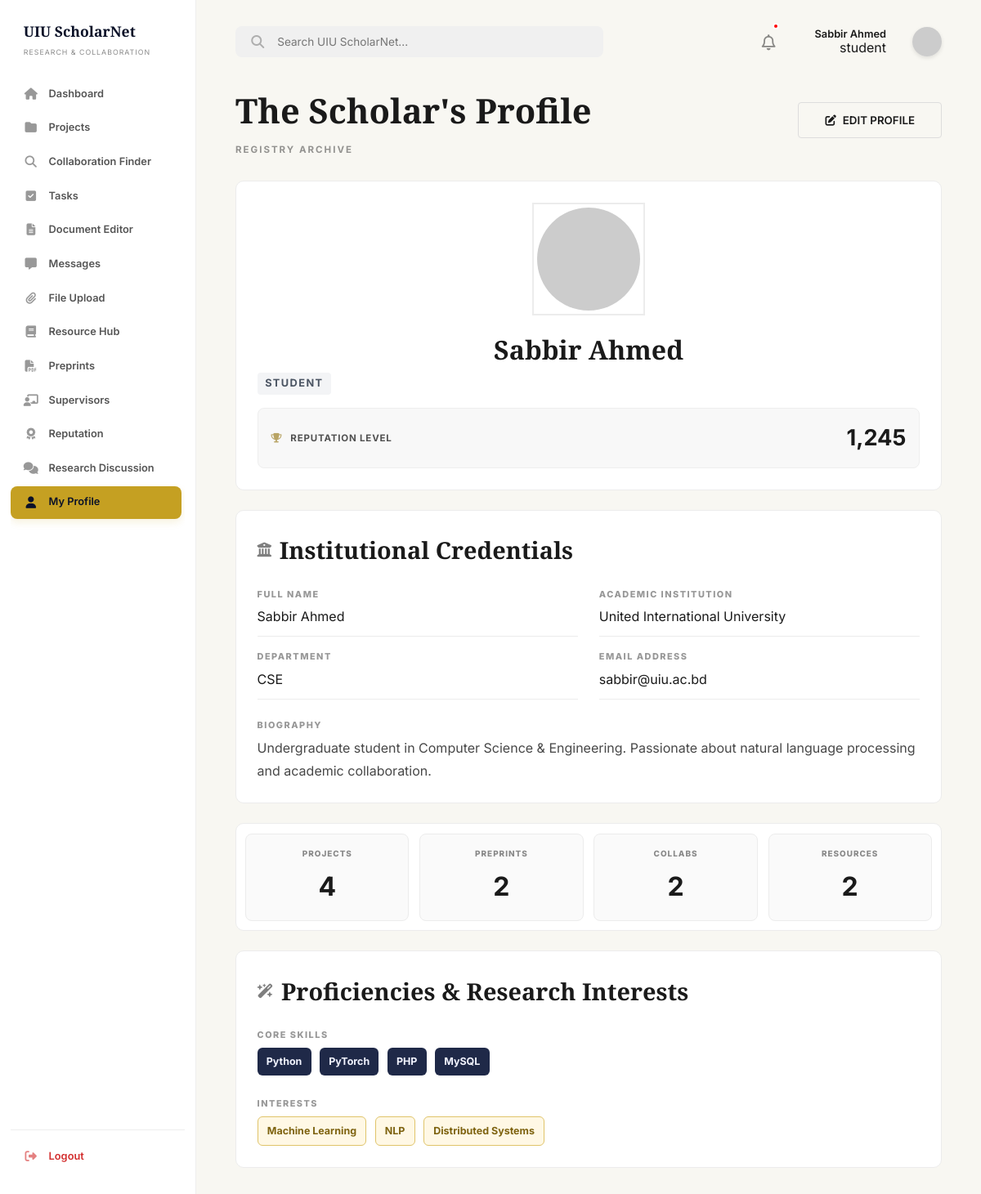
/dashboard/profile.php (signed in), run on the app's committed database.
### tables this page shows
CREATE TABLE IF NOT EXISTS `users` (
    `id` INT AUTO_INCREMENT PRIMARY KEY,
    `full_name` VARCHAR(100) NOT NULL,
    `email` VARCHAR(100) UNIQUE NOT NULL,
    `password` VARCHAR(255) NOT NULL,
    `role` ENUM('student', 'faculty', 'admin') DEFAULT 'student',
    `is_verified` TINYINT(1) DEFAULT 1,
    `account_status` ENUM('active', 'banned') DEFAULT 'active',
    `department` VARCHAR(100),
    `interests` TEXT,
    `skills` TEXT,
    `points` INT DEFAULT 0,
    `reputation` INT DEFAULT 0,
    `last_active_at` TIMESTAMP NULL DEFAULT NULL,
    `created_at` TIMESTAMP DEFAULT CURRENT_TIMESTAMP
);

CREATE TABLE IF NOT EXISTS `user_profiles` (
    `user_id` INT PRIMARY KEY,
    `institution` VARCHAR(150),
    `biography` TEXT,
    `updated_at` TIMESTAMP DEFAULT CURRENT_TIMESTAMP ON UPDATE CURRENT_TIMESTAMP,
    FOREIGN KEY (`user_id`) REFERENCES `users`(`id`) ON DELETE CASCADE
);

### includes/auth_check.php (called while the page is built, shortened)
<?php
require_once('db_connect.php');
$user_id = (int)$_SESSION['user_id'];
$stmt = $conn->prepare("SELECT * FROM users WHERE id = ?");
$stmt->bind_param("i", $user_id);
$stmt->execute();
$user_result = $stmt->get_result();
$user_data = $user_result->fetch_assoc();
?>

### includes/db_connect.php (called while the page is built, shortened)
<?php
$host = getenv('DB_HOST') ?: "127.0.0.1";
$user = getenv('DB_USER') ?: "root";
$pass = getenv('DB_PASS');
if ($pass === false) {
    $pass = "";
}
$dbname = getenv('DB_NAME') ?: "uiu_scholarnet";
$port = getenv('DB_PORT') ?: 3306;
$conn = mysqli_connect($host, $user, $pass, $dbname, $port);
mysqli_set_charset($conn, "utf8mb4");
function db_query($sql, $params = [], $types = "") {
    global $conn;
    $stmt = $conn->prepare($sql);
    if ($params) {
        $stmt->bind_param($types, ...$params);
    }
    if (!$stmt->execute()) {
        die("Query execution failed: " . $stmt->error);
    }
    $result = $stmt->get_result();
    if ($result === false && $stmt->field_count === 0) {
        return true;
    }
    return $result;
}
?>

### dashboard/profile.php (the view, shortened to what this page needs)
<?php
require_once('../includes/auth_check.php');
$profileCssVer = @filemtime(__DIR__ . '/../assets/css/profile.css');
$conn->query(
    "CREATE TABLE IF NOT EXISTS user_profiles (
        user_id INT PRIMARY KEY,
        institution VARCHAR(150) DEFAULT NULL,
        biography TEXT DEFAULT NULL,
        updated_at TIMESTAMP DEFAULT CURRENT_TIMESTAMP ON UPDATE CURRENT_TIMESTAMP,
        FOREIGN KEY (user_id) REFERENCES users(id) ON DELETE CASCADE
    )"
);
$profileData = db_query("SELECT institution, biography FROM user_profiles WHERE user_id = ? LIMIT 1", [$user_id], "i")->fetch_assoc();
$projectsTotal = (int)(db_query("SELECT COUNT(DISTINCT p.id) AS total FROM projects p LEFT JOIN project_members pm ON p.id = pm.project_id AND pm.user_id = ? WHERE p.creator_id = ? OR pm.user_id = ?", [$user_id, $user_id, $user_id], "iii")->fetch_assoc()['total'] ?? 0);
$preprintsTotal = (int)(db_query("SELECT COUNT(*) AS total FROM preprints WHERE author_id = ?", [$user_id], "i")->fetch_assoc()['total'] ?? 0);
$collabTotal = (int)(db_query("SELECT COUNT(*) AS total FROM collaboration_posts WHERE user_id = ?", [$user_id], "i")->fetch_assoc()['total'] ?? 0);
$resourcesTotal = (int)(db_query("SELECT COUNT(*) AS total FROM resources WHERE user_id = ?", [$user_id], "i")->fetch_assoc()['total'] ?? 0);
$displayInstitution = trim((string)($profileData['institution'] ?? ''));
$displayBio = trim((string)($profileData['biography'] ?? ''));
$interestTags = array_values(
    array_filter(
        array_map('trim', explode(',', (string)($user_data['interests'] ?? ''))),
        static function ($value) { return $value !== ''; }
    )
);
$skillTags = array_values(
    array_filter(
        array_map('trim', explode(',', (string)($user_data['skills'] ?? ''))),
        static function ($value) { return $value !== ''; }
    )
);
?>
<!DOCTYPE html>
<html lang="en">
<head>
    <link rel="stylesheet" href="https://cdnjs.cloudflare.com/ajax/libs/font-awesome/6.4.0/css/all.min.css">
    <link rel="stylesheet" href="../assets/css/style.css">
    <link rel="stylesheet" href="../assets/css/profile.css?v=<?php echo (int)$profileCssVer; ?>">
</head>
<body class="dashboard-page">
    <?php include('../includes/sidebar.php'); ?>
    <main class="main-content">
        <?php include('../includes/header.php'); ?>
        <section class="profile-headline" style="display: flex; justify-content: space-between; align-items: center;">
            <div>
                <h1>The Scholar's Profile</h1>
                <p>Registry Archive</p>
            </div>
            <button class="btn btn-outline" id="openProfileEdit">
                <i class="fa-solid fa-pen-to-square"></i> EDIT PROFILE
            </button>
        </section>
        <div class="profile-grid">
            <aside class="profile-summary-card">
                <div class="profile-avatar-wrap">
                    <img
                        src="https://ui-avatars.com/api/?name=<?php echo urlencode($user_data['full_name']); ?>&size=180&background=ffffff&color=0a1128&bold=true"
                        alt="Profile Avatar"
                    >
                </div>
                <h2><?php echo htmlspecialchars($user_data['full_name']); ?></h2>
                <div class="profile-role flex-center-gap-5">
                    <?php if ($user_data['role'] === 'admin'): ?>
                        <span class="badge-role-admin">ADMINISTRATOR</span>
                    <?php else: ?>
                        <span class="badge-role-student">STUDENT</span>
                    <?php endif; ?>
                </div>
                <div class="profile-reputation">
                    <span><i class="fa-solid fa-trophy"></i> Reputation Level</span>
                    <strong><?php echo number_format((int)($user_data['points'] ?? 0)); ?></strong>
                </div>
            </aside>
            <section class="profile-details-card">
                <h3><i class="fa-solid fa-building-columns"></i> Institutional Credentials</h3>
                <div class="details-grid">
                    <div class="detail-item">
                        <span>Full Name</span>
                        <p><?php echo htmlspecialchars($user_data['full_name']); ?></p>
                    </div>
                    <div class="detail-item">
                        <span>Academic Institution</span>
                        <p><?php echo htmlspecialchars($displayInstitution); ?></p>
                    </div>
                    <div class="detail-item">
                        <span>Department</span>
                        <p><?php echo htmlspecialchars((string)($user_data['department'] ?? 'Not set')); ?></p>
                    </div>
                    <div class="detail-item">
                        <span>Email Address</span>
                        <p><?php echo htmlspecialchars((string)($user_data['email'] ?? '')); ?></p>
                    </div>
                </div>
                <div class="bio-block">
                    <span>Biography</span>
                    <p><?php echo nl2br(htmlspecialchars($displayBio)); ?></p>
                </div>
            </section>
            <section class="profile-metrics">
                <div class="metric-box">
                    <span>Projects</span>
                    <strong><?php echo $projectsTotal; ?></strong>
                </div>
                <div class="metric-box">
                    <span>Preprints</span>
                    <strong><?php echo $preprintsTotal; ?></strong>
                </div>
                <div class="metric-box">
                    <span>Collabs</span>
                    <strong><?php echo $collabTotal; ?></strong>
                </div>
                <div class="metric-box">
                    <span>Resources</span>
                    <strong><?php echo $resourcesTotal; ?></strong>
                </div>
            </section>
            <section class="profile-skill-card">
                <h3><i class="fa-solid fa-wand-magic-sparkles"></i> Proficiencies & Research Interests</h3>
                <div class="tag-section">
                    <span>Core Skills</span>
                    <div class="tag-wrap">
                        <?php if (count($skillTags) > 0): ?>
                            <?php foreach ($skillTags as $skill): ?>
                                <div class="tag-chip skill-chip"><?php echo htmlspecialchars($skill); ?></div>
                            <?php endforeach; ?>
                        <?php else: ?>
                            <div class="empty-tag-note">No skills added yet.</div>
                        <?php endif; ?>
                    </div>
                </div>
                <div class="tag-section">
                    <span>Interests</span>
                    <div class="tag-wrap">
                        <?php if (count($interestTags) > 0): ?>
                            <?php foreach ($interestTags as $interest): ?>
                                <div class="tag-chip interest-chip"><?php echo htmlspecialchars($interest); ?></div>
                            <?php endforeach; ?>
                        <?php else: ?>
                            <div class="empty-tag-note">No interests added yet.</div>
                        <?php endif; ?>
                    </div>
                </div>
            </section>
        </div>
    </main>
</body>
</html>

### includes/header.php (shortened to what this page needs)
<?php
if (!isset($pending_tasks) || !isset($collab_requests)) {
    $user_id = $_SESSION['user_id'] ?? 0;
    if ($user_id > 0 && isset($conn)) {
        if (!isset($unread_notifications)) {
            $un_stmt = $conn->prepare("SELECT COUNT(*) as total FROM notifications WHERE user_id = ? AND is_read = 0");
            $un_stmt->bind_param("i", $user_id);
            $un_stmt->execute();
            $unread_notifications = (int)($un_stmt->get_result()->fetch_assoc()['total'] ?? 0);
        }
    }
}
?>
<header class="dash-header">
    <div class="search-container">
        <i class="fa-solid fa-magnifying-glass search-icon"></i>
        <input type="text" placeholder="Search UIU ScholarNet...">
    </div>
    <div class="header-actions flex-center-end">
        <?php if ((!isset($is_admin_panel) || !$is_admin_panel) && (!isset($is_admin_sidebar) || !$is_admin_sidebar)): ?>
        <a href="notifications.php" class="notification-icon text-inherit relative flex-center h-36px">
            <i class="fa-regular fa-bell header-icon text-1-2rem"></i>
            <?php if (($unread_notifications ?? 0) > 0): ?>
                <span class="notification-dot notification-dot-header"></span>
            <?php endif; ?>
        </a>
        <?php endif; ?>
        <div class="flex-column-end">
            <span class="fw-600 text-0-8rem text-color-primary"><?php echo htmlspecialchars($user_data['full_name'] ?? 'User'); ?></span>
            <?php if (isset($user_data['role'])): ?>
                <?php if ($user_data['role'] === 'admin'): ?>
                    <span class="role-admin">ADMIN</span>
                <?php elseif ($user_data['role'] === 'faculty' && isset($user_data['is_verified']) && $user_data['is_verified']): ?>
                    <span class="role-faculty"><i class="fa-solid fa-circle-check"></i> FACULTY</span>
                <?php elseif ($user_data['role'] === 'faculty' && isset($user_data['is_verified']) && !$user_data['is_verified']): ?>
                    <span class="role-unverified">UNVERIFIED</span>
                <?php else: ?>
                    <span class="role-default"><?php echo htmlspecialchars($user_data['role']); ?></span>
                <?php endif; ?>
            <?php endif; ?>
        </div>
        <a href="profile.php" class="text-inherit flex-center">
            <img src="https://ui-avatars.com/api/?name=<?php echo urlencode($user_data['full_name'] ?? 'User'); ?>&background=0a1128&color=fff" alt="Avatar" class="avatar-header">
        </a>
    </div>
</header>

### assets/css/profile.css (style rules this page uses)
.profile-headline { margin-bottom: 1.8rem; }
.profile-headline h1 { font-size: 2.6rem; margin-bottom: 0.3rem; }
.profile-headline p { text-transform: uppercase; letter-spacing: 2px; font-size: 0.72rem; opacity: 0.45; font-weight: 700; }
.profile-grid { display: grid; grid-template-columns: minmax(320px, 380px) minmax(580px, 1fr); gap: 1.5rem; align-items: start; }
.profile-summary-card, .profile-details-card, .profile-metrics, .profile-skill-card { background: var(--white); border: 1px solid #ececec; border-radius: 10px; }
.profile-summary-card { grid-column: 1; grid-row: 1; }
.profile-details-card { grid-column: 2; grid-row: 1; }
.profile-metrics { grid-column: 1; grid-row: 2; }
.profile-skill-card { grid-column: 2; grid-row: 2; }
.profile-summary-card { padding: 1.6rem; border-left: 4px solid var(--secondary-color); }
.profile-avatar-wrap { border: 2px solid #ececec; width: 138px; height: 138px; margin: 0 auto 1rem; display: grid; place-items: center; }
.profile-avatar-wrap img { width: 126px; height: 126px; border-radius: 50%; }
.profile-summary-card h2 { text-align: center; font-size: 2rem; margin-bottom: 0.2rem; }
.profile-role { text-align: center; font-size: 0.68rem; font-weight: 800; letter-spacing: 1.4px; color: #a48935; margin-bottom: 1rem; }
.profile-reputation { background: #f8f8f8; border: 1px solid #eee; border-radius: 8px; padding: 0.9rem 1rem; display: flex; justify-content: space-between; align-items: center; gap: 1rem; }
.profile-reputation span { font-size: 0.72rem; text-transform: uppercase; letter-spacing: 0.8px; opacity: 0.75; font-weight: 700; }
.profile-reputation i { margin-right: 0.4rem; color: #a48935; }
.profile-reputation strong { font-size: 1.7rem; }
.profile-details-card, .profile-skill-card { padding: 1.6rem; }
.profile-details-card h3, .profile-skill-card h3 { font-size: 1.8rem; margin-bottom: 1.4rem; display: flex; gap: 0.6rem; align-items: center; }
.profile-details-card h3 i, .profile-skill-card h3 i { color: #7f7f7f; font-size: 1.1rem; }
.details-grid { display: grid; grid-template-columns: 1fr 1fr; gap: 1rem 1.6rem; }
.detail-item { border-bottom: 1px solid #ececec; padding-bottom: 0.65rem; }
.detail-item span, .bio-block span, .tag-section span { display: block; font-size: 0.68rem; text-transform: uppercase; letter-spacing: 1.5px; opacity: 0.45; font-weight: 800; margin-bottom: 0.4rem; }
.detail-item p { font-size: 1rem; }
.bio-block { margin-top: 1.4rem; }
.bio-block p { line-height: 1.7; opacity: 0.8; }
.profile-metrics { display: grid; grid-template-columns: 1fr 1fr; gap: 0.8rem; padding: 0.7rem; height: fit-content; }
.metric-box { border: 1px solid #ececec; border-radius: 8px; background: #fafafa; padding: 1rem 0.8rem; text-align: center; }
.metric-box span { display: block; font-size: 0.62rem; text-transform: uppercase; letter-spacing: 1px; font-weight: 800; opacity: 0.5; margin-bottom: 0.4rem; }
.metric-box strong { font-size: 2rem; }
.tag-section + .tag-section { margin-top: 1.6rem; }
.tag-wrap { display: flex; gap: 0.65rem; flex-wrap: wrap; }
.tag-chip { border-radius: 6px; padding: 0.45rem 0.7rem; font-size: 0.78rem; font-weight: 700; }
.skill-chip { background: #1f2948; color: #f2f4ff; }
.interest-chip { background: #fff8e5; border: 1px solid #e0c46a; color: #7e6310; }
@media (max-width: 1200px) { .profile-grid { grid-template-columns: 1fr; } }
@media (max-width: 1200px) { .profile-summary-card, .profile-details-card, .profile-metrics, .profile-skill-card { grid-column: auto; grid-row: auto; } }
@media (max-width: 1200px) { .profile-metrics { grid-template-columns: repeat(4, 1fr); } }
body.dashboard-page .main-content .profile-grid { display: grid !important; }
body.dashboard-page .main-content .profile-summary-card, body.dashboard-page .main-content .profile-details-card, body.dashboard-page .main-content .profile-metrics, body.dashboard-page .main-content .profile-skill-card { background: #fff !important; border: 1px solid #ececec !important; border-radius: 10px !important; }

### assets/css/dashboard.css (style rules this page uses)
.search-icon { opacity: 0.3; }
.notification-icon { font-size: 1.2rem; margin-right: 1.5rem; position: relative; }
.notification-dot { position: absolute; top: -5px; right: -5px; width: 8px; height: 8px; background: red; border-radius: 50%; border: 2px solid var(--white); }

### assets/css/collaboration.css (style rules this page uses)
.header-icon { font-size: 1.2rem; opacity: 0.5; }

### data on the page
users: full_name "Sabbir Ahmed", role "student", points "1,245", department "CSE", email "sabbir@uiu.ac.bd", skills "Python", skills "PyTorch", skills "PHP", skills "MySQL", interests "Machine Learning", interests "NLP", interests "Distributed Systems"
user_profiles: institution "United International University", biography "Undergraduate student in Computer Science & Engineering. Passionate about natural language processing and academic collaboration."

### other printed values
$projectsTotal "4"
$preprintsTotal "2"
$collabTotal "2"
$resourcesTotal "2"
